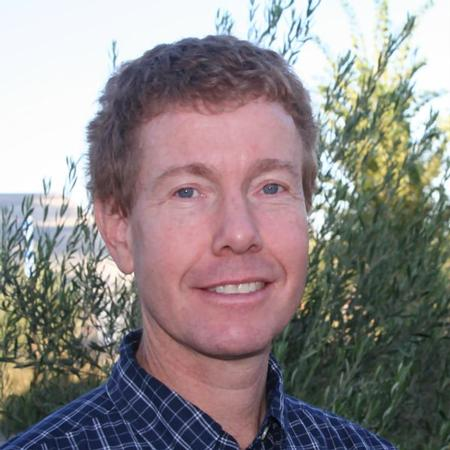
#> input picture Quarto_Python/image_assets/staff_raw/andy.png, 450 x 450 px; its folder holds only this picture in this run
$ python clip_images.py
#> lines starting #> are read from the running program, lines starting #| are printed output that depends on the picture; after the words box and inside, x2 and y2 are one past the last pixel; in counts of white or black regions, pixels touching at a corner belong together
from PIL import Image, ImageOps, ImageDraw
import os

input_folder = "image_assets/staff_raw"
output_folder = "image_assets/staff_circles"
os.makedirs(output_folder, exist_ok=True)

final_size = 512  # pixels

def crop_to_circle(in_path, out_path):
#> called with in_path = 'image_assets/staff_raw/andy.png'
    img = Image.open(in_path).convert("RGBA")
#> img is the input picture: PIL image 450x450 RGBA; mean R, G, B, A 142.6, 135.4, 135.4, 255

    # Make image square
    img_square = ImageOps.fit(img, (final_size, final_size), method=Image.LANCZOS)

    # Create circular mask
    mask = Image.new("L", (final_size, final_size))
#> mask: PIL image 512x512 L; every value is 0
    draw = ImageDraw.Draw(mask)
    draw.ellipse((0, 0, final_size, final_size), fill=255)

    # Apply mask
    img_circle = img_square.copy()
    img_circle.putalpha(mask)
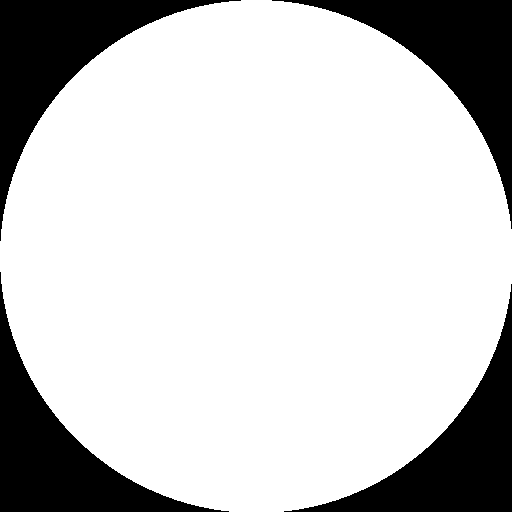
#> mask: PIL image 512x512 L; 78.8% white; 4 black regions, box (x1, y1, x2, y2) and area: (0, 0, 241, 241) 14133, (272, 0, 512, 229) 13892, (0, 272, 229, 512) 13892, (284, 284, 512, 512) 13652
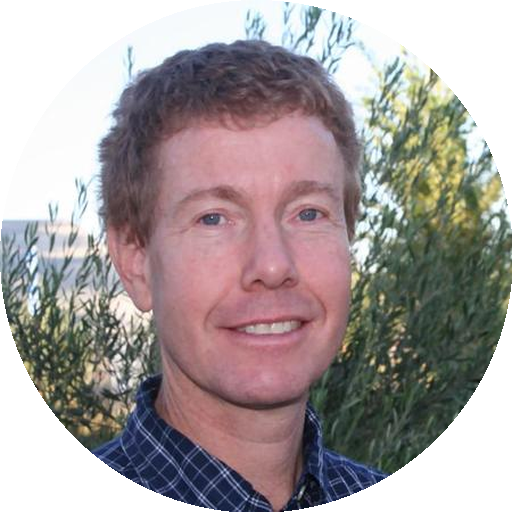
#> img_circle: PIL image 512x512 RGBA; mean R, G, B, A 142.6, 135.4, 135.4, 200.9; transparent parts drawn white

    img_circle.save(out_path, format="PNG")
    print(f"Saved: {out_path}")

for f in os.listdir(input_folder):
    if f.lower().endswith((".png", ".jpg", ".jpeg")):
        input_path = os.path.join(input_folder, f)
        output_path = os.path.join(output_folder, f.rsplit(".", 1)[0] + "_circle.png")
        crop_to_circle(input_path, output_path)

$ run again, on Quarto_Python/image_assets/staff_raw/robert.jpg
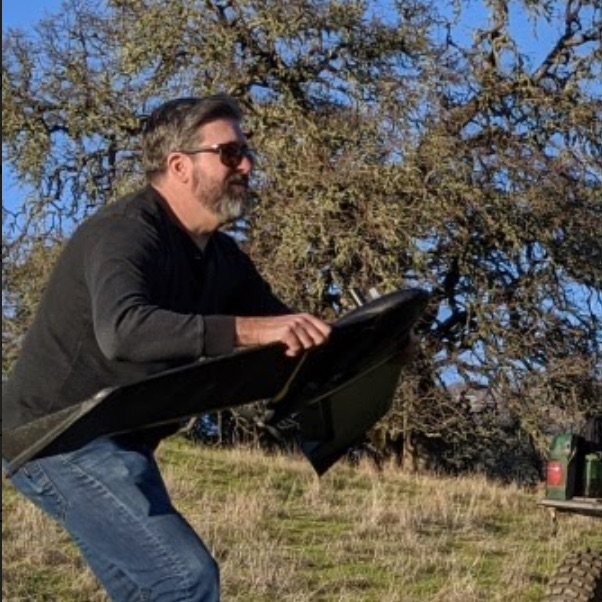
#> input picture Quarto_Python/image_assets/staff_raw/robert.jpg, 602 x 602 px
#> in crop_to_circle, `img_circle.putalpha(mask)`:
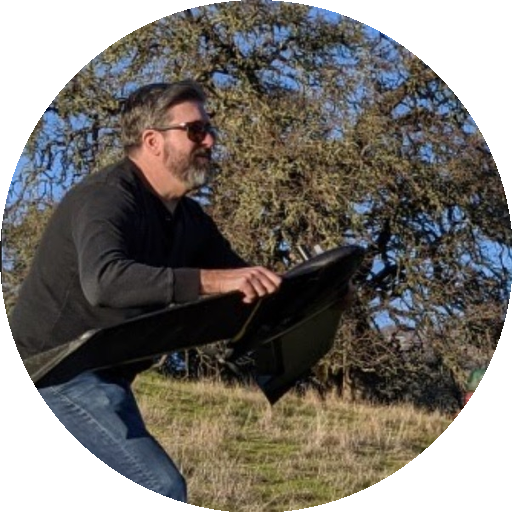
#> img_circle: PIL image 512x512 RGBA; mean R, G, B, A 85.5, 82.1, 77, 200.9; transparent parts drawn white

$ run again, on Quarto_Python/image_assets/staff_raw/sean.jpg
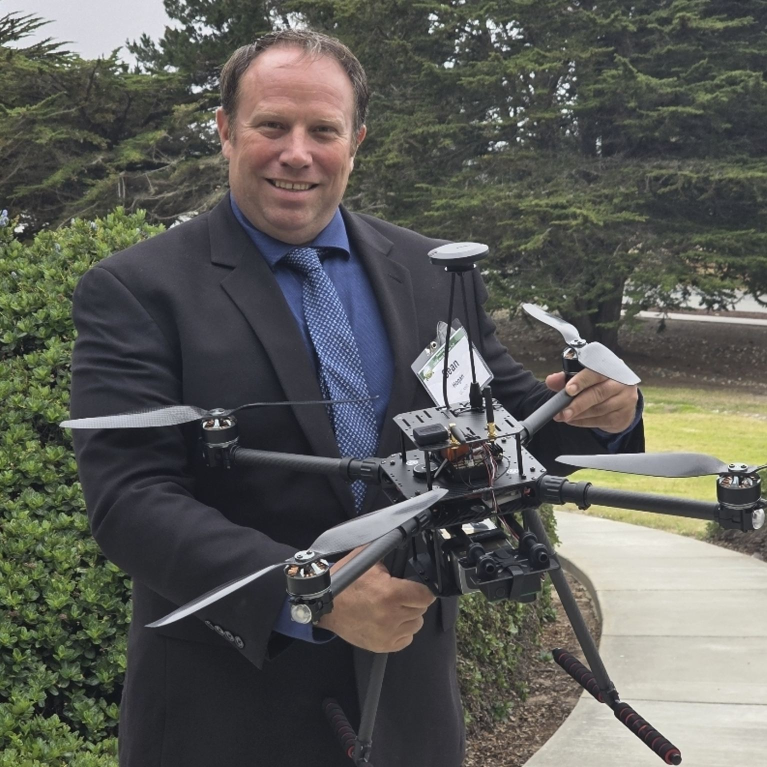
#> input picture Quarto_Python/image_assets/staff_raw/sean.jpg, 1534 x 1534 px (shown at 1/2 size)
#> in crop_to_circle, `img_square = ImageOps.fit(img, (final_size, final_size), method=Image...`:
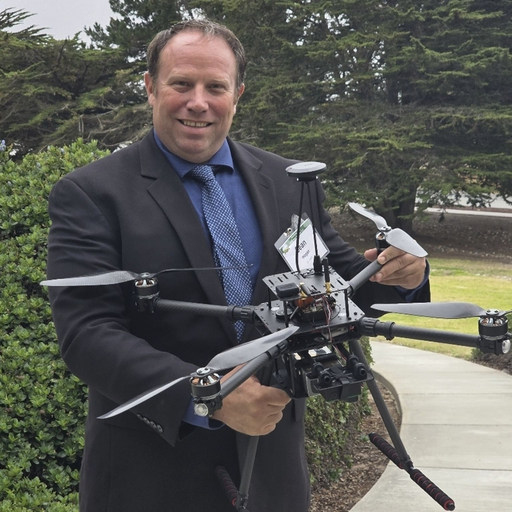
#> img_square: PIL image 512x512 RGBA; mean R, G, B, A 92, 92.3, 87.4, 255
#> in crop_to_circle, `img_circle.putalpha(mask)`:
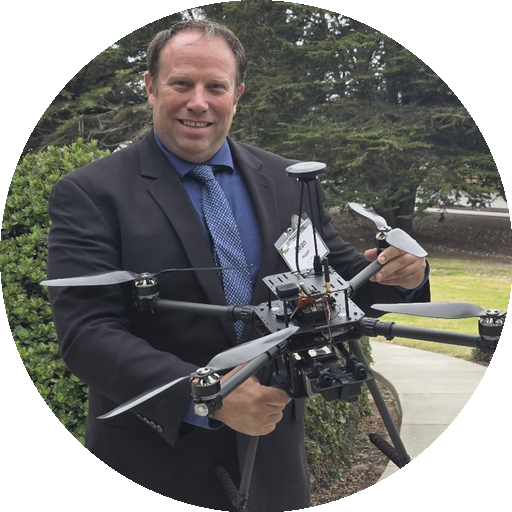
#> img_circle: PIL image 512x512 RGBA; mean R, G, B, A 92, 92.3, 87.4, 200.9; transparent parts drawn white

$ run again, on Quarto_Python/image_assets/staff_raw/shane.png
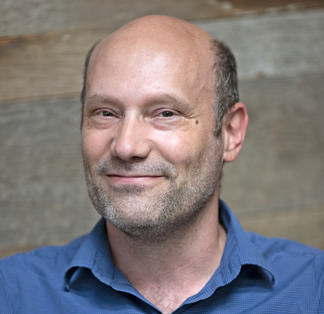
#> input picture Quarto_Python/image_assets/staff_raw/shane.png, 324 x 314 px
#> in crop_to_circle, img is the input picture: PIL image 324x314 RGBA; mean R, G, B, A 128.7, 121.7, 123.2, 255
#> in crop_to_circle, `img_square = ImageOps.fit(img, (final_size, final_size), method=Image...`:
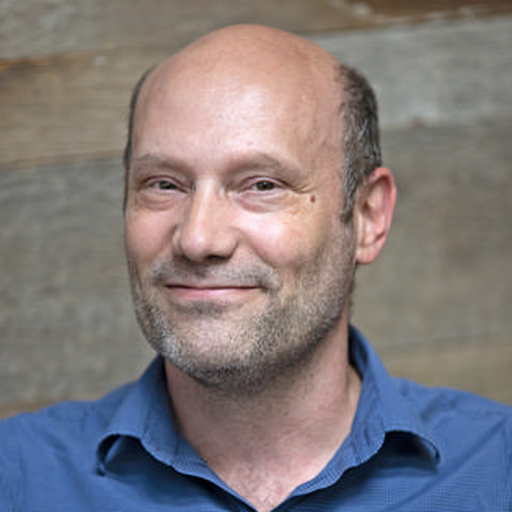
#> img_square: PIL image 512x512 RGBA; mean R, G, B, A 129.4, 122.1, 123.6, 255
#> in crop_to_circle, `img_circle.putalpha(mask)`:
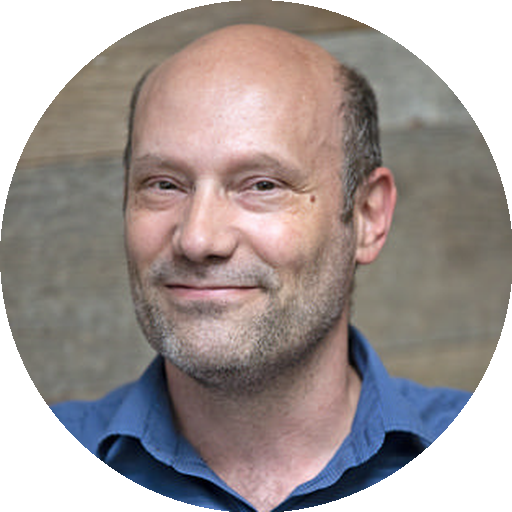
#> img_circle: PIL image 512x512 RGBA; mean R, G, B, A 129.4, 122.1, 123.6, 200.9; transparent parts drawn white

$ run again, on Quarto_Python/image_assets/staff_raw/genoa.jpg
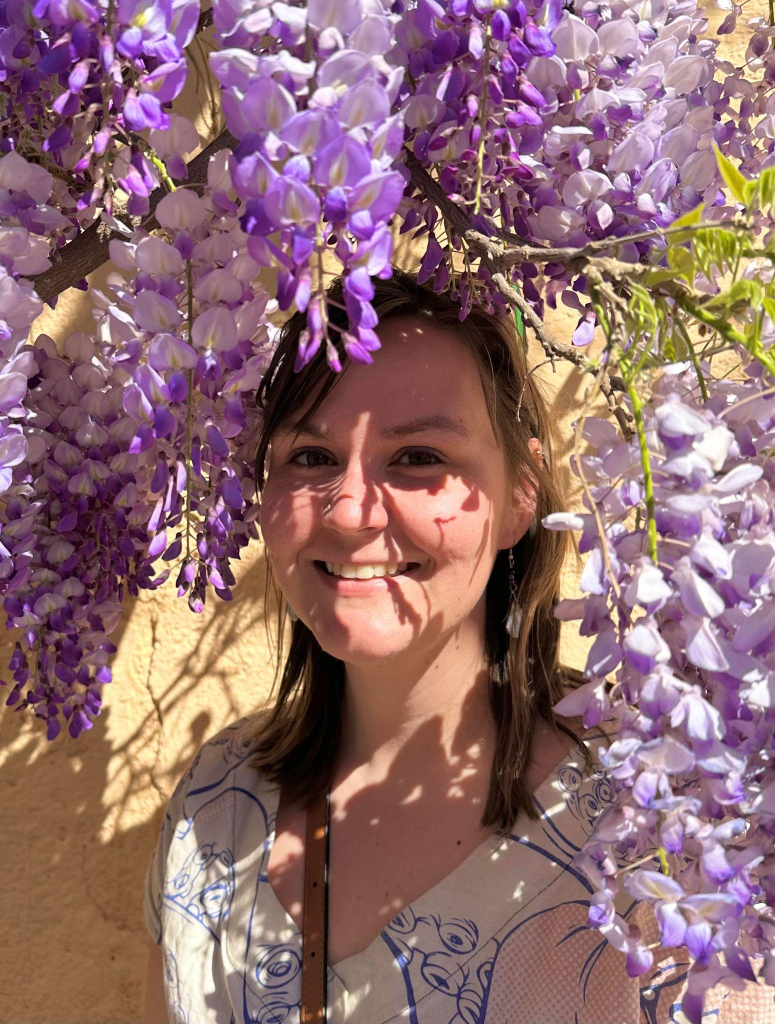
#> input picture Quarto_Python/image_assets/staff_raw/genoa.jpg, 1550 x 2048 px (shown at 1/2 size)
#> in crop_to_circle, `img_square = ImageOps.fit(img, (final_size, final_size), method=Image...`:
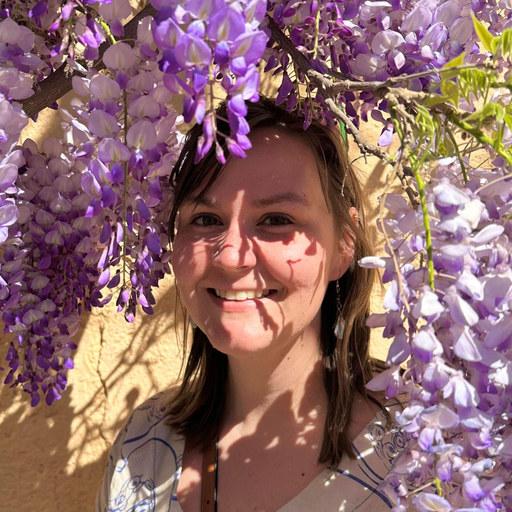
#> img_square: PIL image 512x512 RGBA; mean R, G, B, A 143.4, 106.4, 106.4, 255
#> in crop_to_circle, `img_circle.putalpha(mask)`:
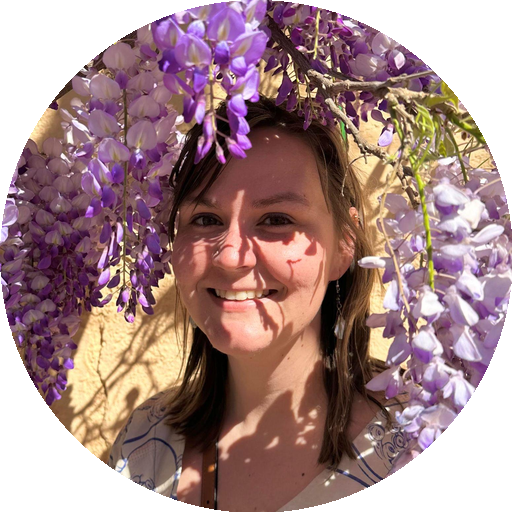
#> img_circle: PIL image 512x512 RGBA; mean R, G, B, A 143.4, 106.4, 106.4, 200.9; transparent parts drawn white
